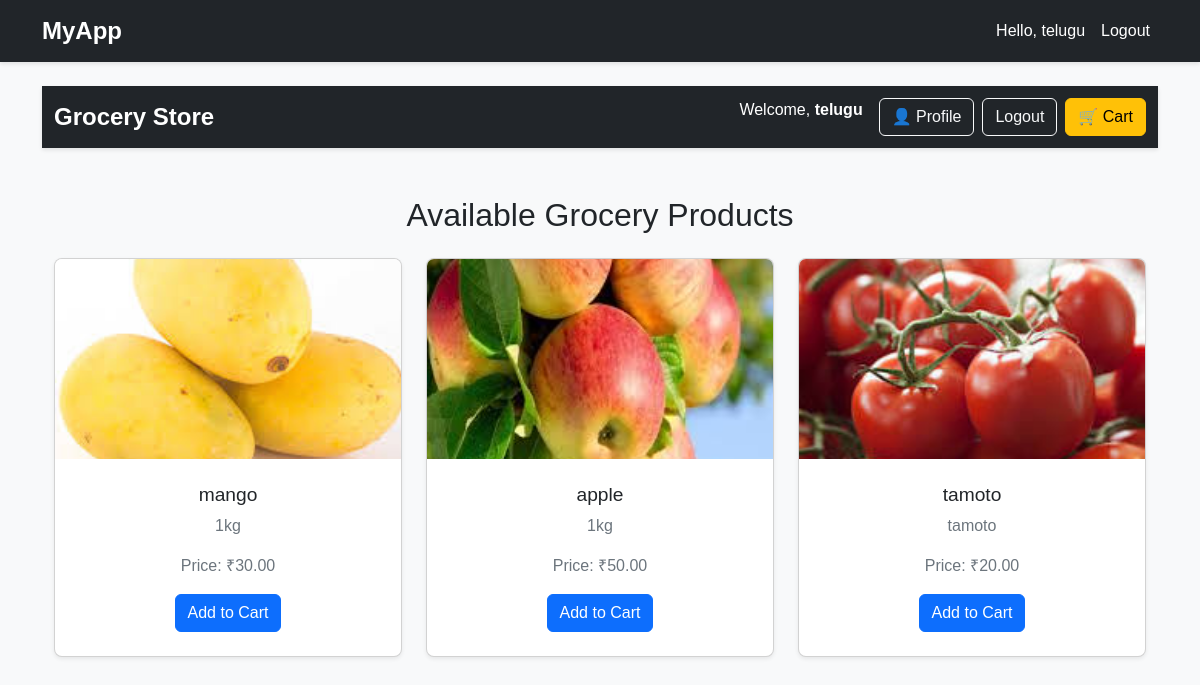
Screenshot of / (signed in) with the database file from the repository.
### groceryapp/models.py (models this page shows, shortened)
class Product(models.Model):
    name = models.CharField(max_length=200, unique=True)
    price = models.DecimalField(max_digits=10, decimal_places=2)
    image = models.ImageField(upload_to='product_images/', null=True, blank=True)
    description = models.TextField(blank=True)
    created_at = models.DateTimeField(auto_now_add=True)
    updated_at = models.DateTimeField(auto_now=True)

### groceryapp/views.py (the view)
# urls.py: 2. Add a URL to urlpatterns:  path('', views.home, name='home')
@login_required
def home(request):
    products = Product.objects.all()
    return render(request, "myapp/home.html", {"products": products})

### groceryapp/templates/myapp/home.html (shortened to what this page needs)
{% extends 'myapp/base.html' %}
{% block content %}
<!DOCTYPE html>
<html lang="en">
<head>
    <link rel="stylesheet" href="https://cdn.jsdelivr.net/npm/bootstrap@5.3.0/dist/css/bootstrap.min.css">
</head>
<body>
<nav class="navbar navbar-expand-lg navbar-dark bg-dark">
    <div class="container">
        <a class="navbar-brand" href="{% url 'home' %}">Grocery Store</a>
        <div class="collapse navbar-collapse" id="navbarNav">
            <ul class="navbar-nav ms-auto">
                {% if user.is_authenticated %}
                    <li class="nav-item">
                        <span class="navbar-text text-white me-3">Welcome, <strong>{{ user.username }}</strong></span>
                    </li>
                    <li class="nav-item">
                        <a class="btn btn-outline-light me-2" href="{% url 'profile' %}">👤 Profile</a>
                    </li>
                    <li class="nav-item">
                        <a class="btn btn-outline-light me-2" href="{% url 'logout' %}">Logout</a>
                    </li>
                {% endif %}
                <li class="nav-item">
                    <a class="btn btn-warning" href="{% url 'cart' %}">🛒 Cart</a>
                </li>
            </ul>
        </div>
    </div>
</nav>
<div class="container mt-5">
    <h2 class="text-center mb-4">Available Grocery Products</h2>
    <div class="row">
        {% for product in products %}
        <div class="col-md-6 col-lg-4">
            <div class="card mb-4 shadow-sm product-card">
                <img src="{{ product.image.url }}" class="card-img-top" alt="{{ product.name }}">
                <div class="card-body text-center">
                    <h5 class="card-title">{{ product.name }}</h5>
                    <p class="card-text"> {{ product.description }}</p>
                    <p class="card-text">Price: ₹{{ product.price }}</p>
                    <a href="{% url 'add_to_cart' product.id %}" class="btn btn-primary">Add to Cart</a>
                </div>
            </div>
        </div>
        {% empty %}
        <p class="text-center">No products available.</p>
        {% endfor %}
    </div>
</div>
</body>
</html>
{% endblock %}

### groceryapp/templates/myapp/base.html (shortened to what this page needs)
<!DOCTYPE html>
<html lang="en">
<head>
    <link rel="stylesheet" href="https://cdn.jsdelivr.net/npm/bootstrap@5.3.0/dist/css/bootstrap.min.css">
</head>
<body>
    <nav class="navbar navbar-expand-lg navbar-dark bg-dark">
        <div class="container">
            <a class="navbar-brand" href="{% url 'home' %}">MyApp</a>
            <ul class="navbar-nav ms-auto">
                {% if user.is_authenticated %}
                    <li class="nav-item">
                        <span class="nav-link text-white">Hello, {{ user.username }}</span>
                    </li>
                    <li class="nav-item">
                        <a class="nav-link btn btn-danger btn-sm text-white" href="{% url 'logout' %}">Logout</a>
                    </li>
                {% else %}
                    <li class="nav-item">
                        <a class="nav-link btn btn-primary btn-sm text-white" href="{% url 'login' %}">Login</a>
                    </li>
                {% endif %}
            </ul>
        </div>
    </nav>
    <div class="container mt-4">
        {% block content %}{% endblock %}
    </div>
</body>
</html>

### groceryapp/templates/myapp/home.html (style rules this page uses)
body { font-family: 'Arial', sans-serif; background-color: #f8f9fa; }
.navbar { box-shadow: 0 2px 4px rgba(0, 0, 0, 0.1); }
.navbar-brand { font-weight: bold; font-size: 1.5rem; }
.product-card { transition: transform 0.3s ease, box-shadow 0.3s ease; cursor: pointer; border-radius: 8px; overflow: hidden; }
.product-card img { height: 200px; object-fit: cover; }
.product-card .card-body { padding: 1.5rem; }
.product-card .card-title { font-size: 1.2rem; margin-bottom: 0.5rem; }
.product-card .card-text { color: #6c757d; margin-bottom: 1rem; }
.btn-warning { background-color: #ffc107; border-color: #ffc107; }
.text-center { text-align: center; }
.mt-5 { margin-top: 3rem !important; }

### rows the page displays
Product: image (picture), name "mango", description "1kg", price "30.00"
Product: image (picture), name "apple", description "1kg", price "50.00"
Product: image (picture), name "tamoto", description "tamoto", price "20.00"

### other values shown
{{ user.username }} "telugu"
